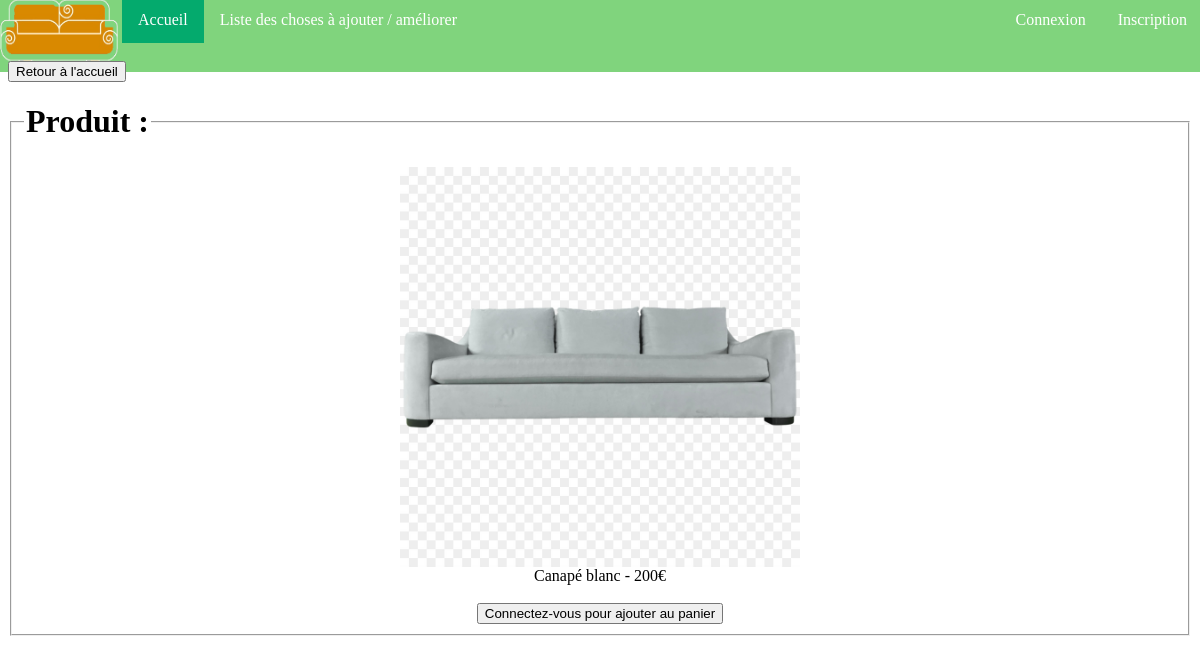
The page /modules/produit.php?NuméProd=2 on the database its author committed.
### tables this page shows
CREATE TABLE "Produit" (
	"NumProd"	INTEGER NOT NULL,
	"Nom"	TEXT NOT NULL,
	"Annee"	INTEGER,
	"NomMarque"	TEXT,
	"NomCategorie"	TEXT NOT NULL,
	"Prix"	FLOAT NOT NULL,
	PRIMARY KEY("NumProd")
);

### modules/produit.php (the view, shortened to what this page needs)
<html>
    <head>
        <link rel='stylesheet' type="text/css" href="../css/style.css">
    </head>
    <body>
        <header><?php include ('../page/header.php'); ?></header>
        <main>
            <div>
                <a href="../index.php"><button type="button">Retour à l'accueil</button></a>
                <?php
                $db = new SQLite3('../bdd.db');
                $produit_rech = $_GET['NuméProd'];
                $Produit = $db->query("SELECT Nom, Prix FROM Produit Where NumProd = '$produit_rech'");
                echo "<div>";?>
                <fieldset>
                <legend><h1>Produit :</h1></legend><?php
                while($row = $Produit->fetchArray()){
                        echo"<div class='produit'>";
                        echo "<center><img src='../img/produits/{$row[Nom]}.png' height=400  width=400><br>";
                        echo"<div>{$row[Nom]} - {$row[Prix]}€</div></center>";
                    echo"</div>";
                }
                echo"</br><a href='connexion.php'><center><button type='button'>Connectez-vous pour ajouter au panier</button></center></a>";
                ?>
                </fieldset>
            </div>
        </main>
    </body>
</html>

### css/style.css (style rules this page uses)
.produit { display: flex; align-items: center; justify-content: center; }

### rows shown on the page
produit: Nom (picture), Nom "Canapé blanc", Prix "200"
